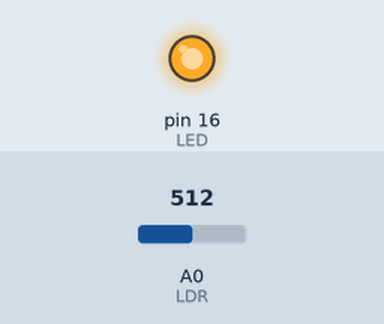
Recording of a sketch running on a simulated Arduino Uno, built with avr-gcc and run on an emulated ATmega328P. Shown: output pins drawn as LEDs (lit = HIGH). The test bench sets the inputs (shaded band); at power-on: A0 (LDR) = 512. What the sketch prints to the serial monitor is not drawn.

Above: at 0.1 s.
Timing chart, 0 to 1.6 s (numbered marks = the images above):
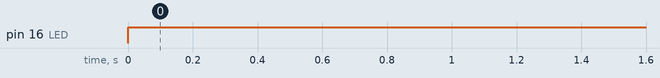

Measured:
- by itself, pin 16 (LED): LOW → HIGH at 0.00 s

The sketch:

LED_LDR.ino
```cpp
int LED=16;
int LDR=A0;

void setup() {
  pinMode(LED, OUTPUT);
  pinMode(LDR, INPUT);
  Serial.begin(9600);
}

void loop() {
  int value=analogRead(LDR);

  Serial.println(value);
  if(value==1024)
  {
    digitalWrite(LED,LOW);
  }
  else
  {
    digitalWrite(LED, HIGH);
  }
}
```
